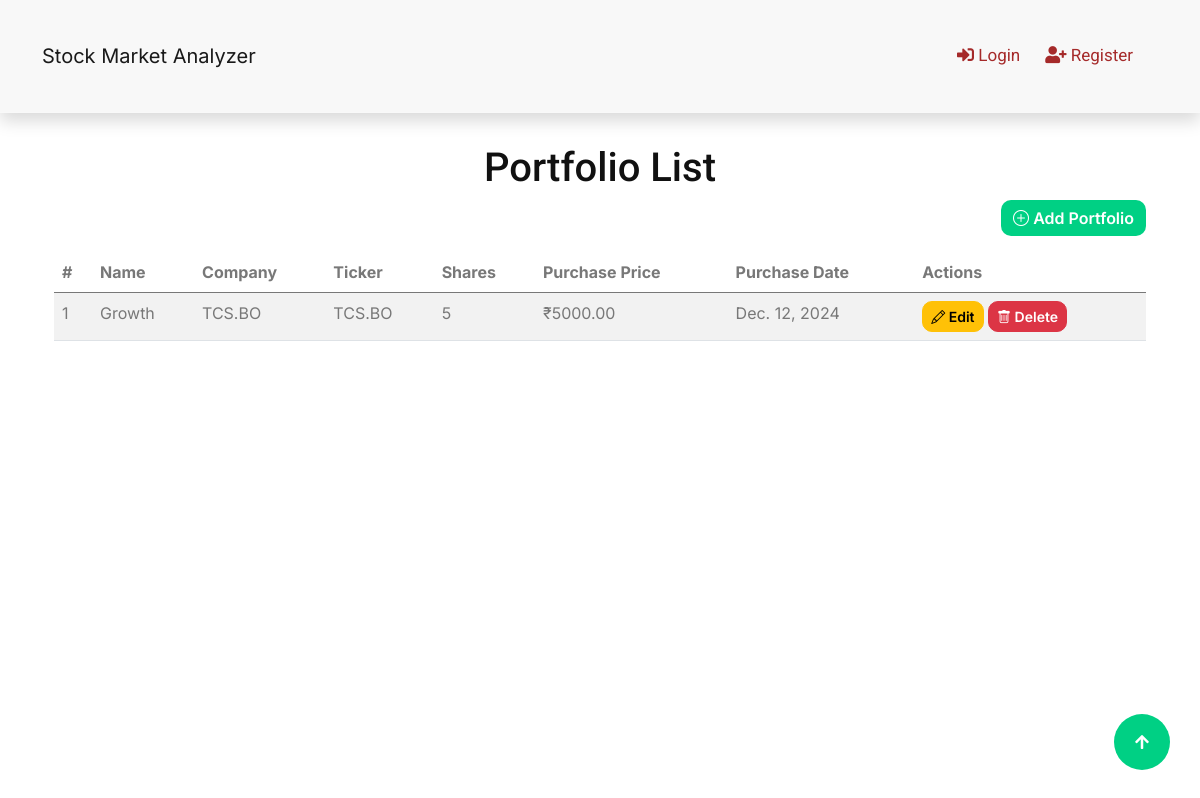
The page /portfolio/ on the database its author committed.
### myapp/models.py (models this page shows, shortened)
class Portfolio(models.Model):
    PORTFOLIO_NAME_CHOICES = [
        ('Growth', 'Growth Portfolio'),
        ('Income', 'Income Portfolio'),
        ('Balanced', 'Balanced Portfolio'),
        ('Aggressive', 'Aggressive Portfolio'),
        ('Conservative', 'Conservative Portfolio'),
    ]
    STOCK_CHOICES = [
        ('RELIANCE.BO', 'Reliance Industries'),
        ('TCS.BO', 'Tata Consultancy Services'),
        ('INFY.BO', 'Infosys Limited'),
        ('HDFCBANK.BO', 'HDFC Bank'),
        ('ICICIBANK.BO', 'ICICI Bank'),
        ('ITC.BO', 'ITC Limited'),
        ('LT.BO', 'Larsen & Toubro'),
        ('SBIN.BO', 'State Bank of India'),
        ('HINDUNILVR.BO', 'Hindustan Unilever'),
        ('BAJAJFIN.BO', 'Bajaj Finance'),
    ]
    name = models.CharField(max_length=100, choices=PORTFOLIO_NAME_CHOICES)  # Portfolio name dropdown
    ticker = models.CharField(max_length=15, choices=STOCK_CHOICES)  # Increased max_length to 15
    company_name = models.CharField(max_length=100, choices=STOCK_CHOICES)  # Company name dropdown
    shares = models.PositiveIntegerField()  # Number of shares owned
    purchase_price = models.DecimalField(max_digits=10, decimal_places=2)  # Purchase price per share
    purchase_date = models.DateField()  # Date of purchase

### myapp/views.py (the view)
# urls.py: path('portfolio/', views.portfolio_list, name='portfolio_list'),
def portfolio_list(request):
    portfolios = Portfolio.objects.all()
    return render(request, 'portfolio/portfolio_list.html', {'portfolios': portfolios})

### templates/portfolio/portfolio_list.html (shortened to what this page needs)
{% extends 'base.html' %}
{% block content %}
<div class="container mt-4">
    <h1 class="text-center">Portfolio List</h1>
    <div class="text-end mb-3">
        <a href="{% url 'portfolio_add' %}" class="btn btn-primary">
            <i class="bi bi-plus-circle"></i> Add Portfolio
        </a>
    </div>
    <table class="table table-striped">
        <thead>
            <tr>
                <th>#</th>
                <th>Name</th>
                <th>Company</th>
                <th>Ticker</th>
                <th>Shares</th>
                <th>Purchase Price</th>
                <th>Purchase Date</th>
                <th>Actions</th>
            </tr>
        </thead>
        <tbody>
            {% for portfolio in portfolios %}
            <tr>
                <td>{{ forloop.counter }}</td>
                <td>{{ portfolio.name }}</td>
                <td>{{ portfolio.company_name }}</td>
                <td>{{ portfolio.ticker }}</td>
                <td>{{ portfolio.shares }}</td>
                <td>₹{{ portfolio.purchase_price }}</td>
                <td>{{ portfolio.purchase_date }}</td>
                <td>
                    <a href="{% url 'portfolio_edit' portfolio.pk %}" class="btn btn-sm btn-warning">
                        <i class="bi bi-pencil"></i> Edit
                    </a>
                    <a href="{% url 'portfolio_delete' portfolio.pk %}" class="btn btn-sm btn-danger">
                        <i class="bi bi-trash"></i> Delete
                    </a>
                </td>
            </tr>
            {% empty %}
            <tr>
                <td colspan="8" class="text-center">No portfolios found.</td>
            </tr>
            {% endfor %}
        </tbody>
    </table>
</div>
{% endblock %}

### static/css/style.css (style rules this page uses)
.btn { font-weight: 600; transition: .5s; }
.btn.btn-primary { color: var(--bs-white); border: none; }

### rows shown on the page
Portfolio: name "Growth", company_name "TCS.BO", ticker "TCS.BO", shares "5", purchase_price "5000.00", purchase_date "Dec. 12, 2024"
